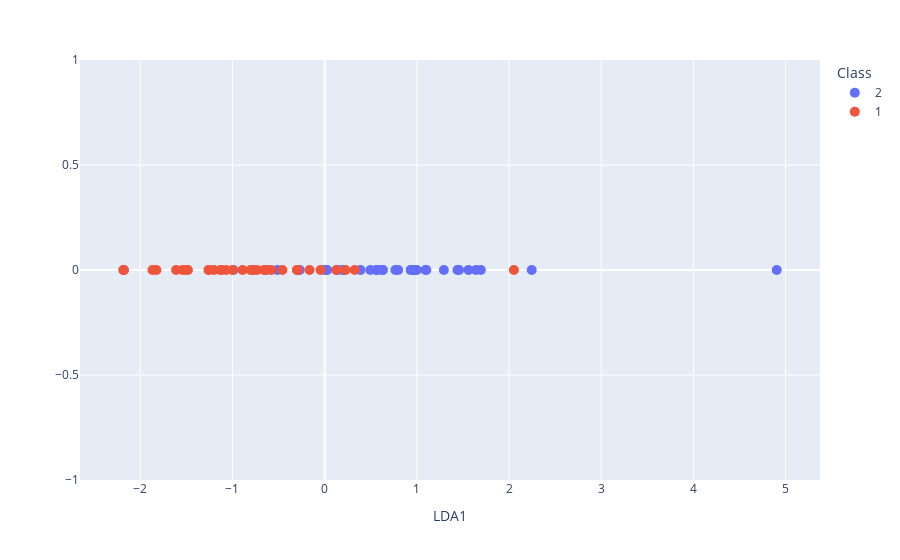

Source (notebook cell):
### Code cell
from sklearn.discriminant_analysis import LinearDiscriminantAnalysis
import numpy as np
import plotly.express as px
import pandas as pd


X = X_train.to_numpy()
y = y_train.to_numpy()
# --- Normalizar ---

X=(X-np.mean(X,axis=0))/np.std(X,axis=0)

lda = LinearDiscriminantAnalysis()
lda.fit(X, y)
transformed = lda.transform(X)


#Plot transformed data
fig = px.scatter(x=transformed[:,0], y=np.zeros_like(transformed[:,0]), color=y.astype(str), labels=dict(x="LDA1", y="", color="Class"))
fig.update_traces(marker_size=10)

### Figure 1 — Plotly figure (JSON) as saved in the notebook; plotly's stock layout.template omitted (floating-point values rounded to 4 significant figures)
{"data": [{"hovertemplate": "Class=2<br>LDA1=%{x}<br>=%{y}<extra></extra>", "legendgroup": "2", "marker": {"color": "#636efa", "size": 10, "symbol": "circle"}, "mode": "markers", "name": "2", "orientation": "v", "showlegend": true, "type": "scatter", "x": [-0.6342, 0.6304, 1.458, 0.7971, 0.9556, 1.293, -0.7804, 0.9799, -0.2704, 0.1359, 1.641, 0.02619, 0.2075, -0.9909, -0.5133, 0.7667, 0.9679, 1.694, 0.9512, 0.9996, 0.5682, 0.5597, 1.095, 0.6304, 0.01806, 0.4954, -2.178, -0.0007418, 1.44, 1.56, 0.9322, 0.9609, 0.389, 4.904, 1.103, 0.1909, 2.246, 0.6186], "xaxis": "x", "y": [0.0, 0.0, 0.0, 0.0, 0.0, 0.0, 0.0, 0.0, 0.0, 0.0, 0.0, 0.0, 0.0, 0.0, 0.0, 0.0, 0.0, 0.0, 0.0, 0.0, 0.0, 0.0, 0.0, 0.0, 0.0, 0.0, 0.0, 0.0, 0.0, 0.0, 0.0, 0.0, 0.0, 0.0, 0.0, 0.0, 0.0, 0.0], "yaxis": "y"}, {"hovertemplate": "Class=1<br>LDA1=%{x}<br>=%{y}<extra></extra>", "legendgroup": "1", "marker": {"color": "#EF553B", "size": 10, "symbol": "circle"}, "mode": "markers", "name": "1", "orientation": "v", "showlegend": true, "type": "scatter", "x": [-2.179, -1.825, -0.7335, -1.261, -0.8043, -0.4582, -0.5798, -1.256, -1.868, -1.203, 0.2256, 0.326, -0.6336, 0.1249, -0.891, -0.2918, -1.483, -1.542, -0.6569, -0.04485, -1.512, -0.164, 2.053, -0.3018, -0.7754, -1.129, -2.185, -1.612, -1.118, -0.9984, -1.069], "xaxis": "x", "y": [0.0, 0.0, 0.0, 0.0, 0.0, 0.0, 0.0, 0.0, 0.0, 0.0, 0.0, 0.0, 0.0, 0.0, 0.0, 0.0, 0.0, 0.0, 0.0, 0.0, 0.0, 0.0, 0.0, 0.0, 0.0, 0.0, 0.0, 0.0, 0.0, 0.0, 0.0], "yaxis": "y"}], "layout": {"legend": {"title": {"text": "Class"}, "tracegroupgap": 0}, "margin": {"t": 60}, "xaxis": {"anchor": "y", "domain": [0, 1], "title": {"text": "LDA1"}}, "yaxis": {"anchor": "x", "domain": [0, 1], "title": {"text": ""}}}}
